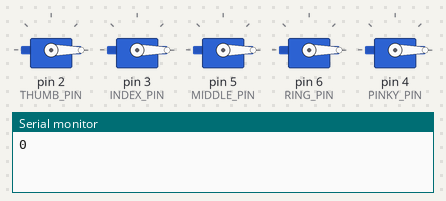
The sketch below on a simulated Arduino Uno, built with avr-gcc and run on an emulated ATmega328P. Shown: 5 × servo, the last lines printed to the serial monitor.

Above: at 0.05 s.
At 2.0 s:
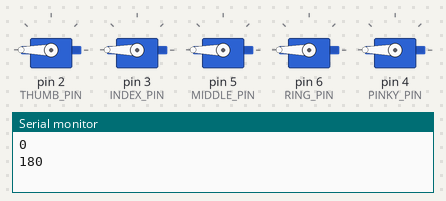
Timing chart, 0 to 4.6 s (numbered marks = the images above):
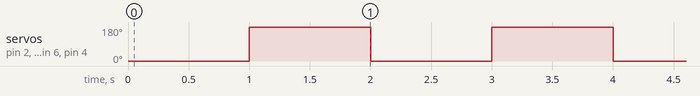

The sketch:

Fine_Tuner.ino
```cpp
#include <Servo.h>

// Initializing 5 servo fingers
Servo thumb;
Servo index;
Servo midd;
Servo ring;
Servo pinky;

// Servo pin (Change as per your connection)
#define THUMB_PIN 2
#define INDEX_PIN 3
#define MIDDLE_PIN 5
#define RING_PIN 6
#define PINKY_PIN 4

void setup() {
  // Attaching each servo to its respective pin
  thumb.attach(THUMB_PIN);
  index.attach(INDEX_PIN);
  midd.attach(MIDDLE_PIN);
  ring.attach(RING_PIN);
  pinky.attach(PINKY_PIN);
  Serial.begin(9600);
}

void loop() {
  // Open all servos
  Serial.print("0\n");
  ring.write(0);
  // delay(250);
  thumb.write(0);
  index.write(0);
  midd.write(0);
  pinky.write(0);


  delay(1000); // 2-second delay

  // Close all servos
  Serial.print("180\n");
  ring.write(180);
  // delay(250);
  thumb.write(180);
  index.write(180);
  midd.write(180);
  pinky.write(180);

  delay(1000); // 2-second delay
}
```

Measured:
- by itself, servo on pin 2 (THUMB_PIN), servo on pin 3 (INDEX_PIN), servo on pin 5 (MIDDLE_PIN), servo on pin 6 (RING_PIN), servo on pin 4 (PINKY_PIN): alternates 180° for 1.0 s and 0° for 1.0 s
